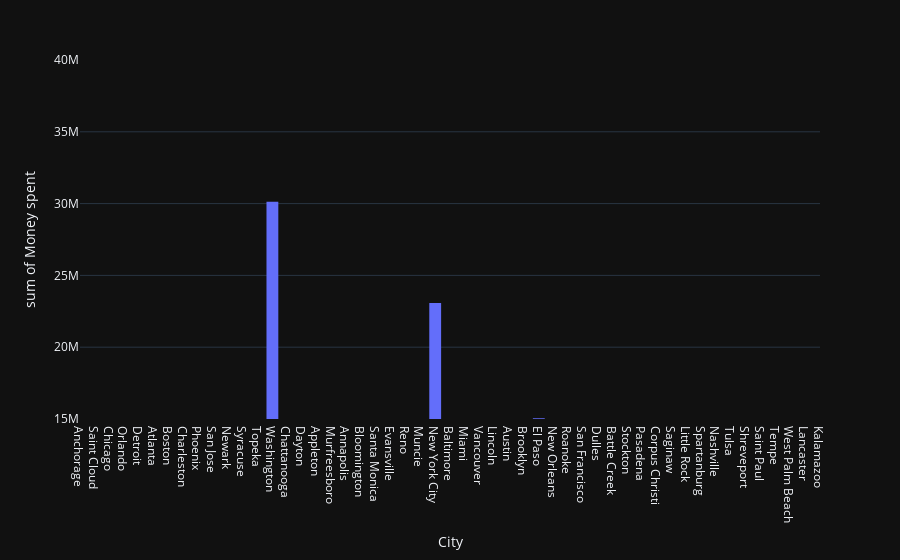

The code cell stored with this chart in its notebook:
### Code cell
# # the plot below uses the range_y label to show sales between 15000000 - 40000000 of the plot above
fig = px.histogram(df, x = "City", y = "Sales",hover_data = ["Quantity"] ,range_x = [0,50],range_y = [15000000,40000000], labels = {'Sales': "Money spent"}
                   , template='plotly_dark')
fig.show()

### Figure 1 — Plotly figure (JSON) as saved in the notebook; plotly's stock layout.template omitted (floating-point values rounded to 4 significant figures; data arrays with more than 128 entries replaced by an {"elided": "..."} marker saying what was removed)
{"data": [{"bingroup": "x", "histfunc": "sum", "hovertemplate": "City=%{x}<br>sum of Money spent=%{y}<extra></extra>", "legendgroup": "", "marker": {"color": "#636efa", "pattern": {"shape": ""}}, "name": "", "orientation": "v", "showlegend": false, "type": "histogram", "x": {"elided": "1000 str values"}, "xaxis": "x", "y": {"elided": "1000 float values"}, "yaxis": "y"}], "layout": {"barmode": "relative", "legend": {"tracegroupgap": 0}, "margin": {"t": 60}, "xaxis": {"anchor": "y", "domain": [0, 1], "range": [0, 50], "title": {"text": "City"}}, "yaxis": {"anchor": "x", "domain": [0, 1], "range": [15000000, 40000000], "title": {"text": "sum of Money spent"}}}}
